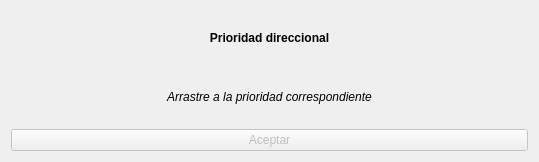
<?xml version="1.0" encoding="UTF-8"?>
<ui version="4.0">
 <class>Dialog</class>
 <widget class="QDialog" name="Dialog">
  <property name="geometry">
   <rect>
    <x>0</x>
    <y>0</y>
    <width>539</width>
    <height>162</height>
   </rect>
  </property>
  <property name="windowTitle">
   <string>Prioridad Direccional</string>
  </property>
  <layout class="QGridLayout" name="gridLayout">
   <item row="2" column="0">
    <layout class="QVBoxLayout" name="verticalLayout">
     <item>
      <widget class="QLabel" name="label_5">
       <property name="font">
        <font>
         <weight>75</weight>
         <bold>true</bold>
        </font>
       </property>
       <property name="styleSheet">
        <string notr="true"/>
       </property>
       <property name="text">
        <string>Prioridad direccional</string>
       </property>
       <property name="scaledContents">
        <bool>true</bool>
       </property>
       <property name="alignment">
        <set>Qt::AlignCenter</set>
       </property>
      </widget>
     </item>
     <item>
      <widget class="QLabel" name="label_6">
       <property name="font">
        <font>
         <italic>true</italic>
        </font>
       </property>
       <property name="text">
        <string>Arrastre a la prioridad correspondiente</string>
       </property>
       <property name="scaledContents">
        <bool>true</bool>
       </property>
       <property name="alignment">
        <set>Qt::AlignCenter</set>
       </property>
      </widget>
     </item>
     <item>
      <layout class="QHBoxLayout" name="ketHLyt"/>
     </item>
     <item>
      <layout class="QHBoxLayout" name="priorityHLyt"/>
     </item>
     <item>
      <widget class="QPushButton" name="pushButton">
       <property name="enabled">
        <bool>false</bool>
       </property>
       <property name="text">
        <string>Aceptar</string>
       </property>
      </widget>
     </item>
    </layout>
   </item>
  </layout>
 </widget>
 <resources/>
 <connections/>
</ui>
